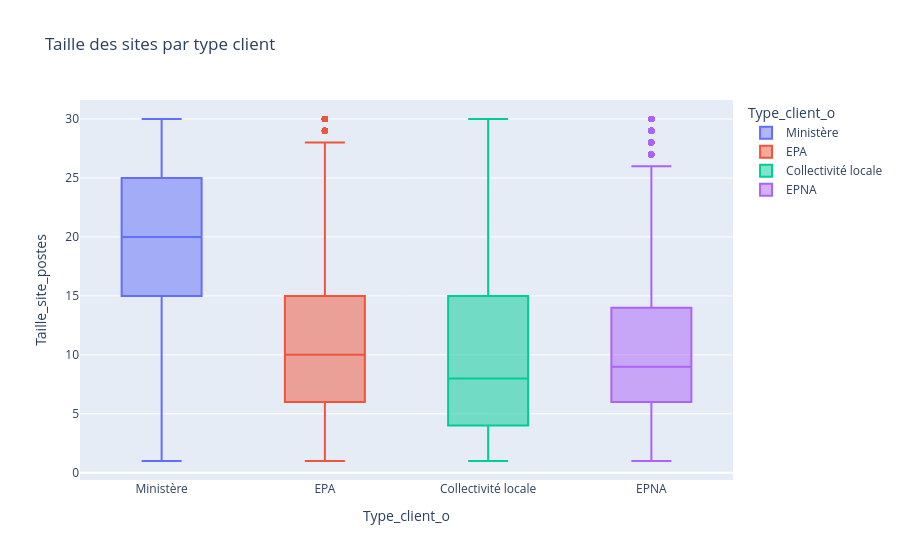

Write notebook code for a chart like this one.
### Code cell
fig = px.box(
    df,
    x="Type_client_o",
    y="Taille_site_postes",
    color="Type_client_o",
    title="Taille des sites par type client"
)

fig.show()

### Figure 1 — Plotly figure (JSON) as saved in the notebook; plotly's stock layout.template omitted (floating-point values rounded to 4 significant figures; data arrays with more than 128 entries replaced by an {"elided": "..."} marker saying what was removed)
{"data": [{"alignmentgroup": "True", "hovertemplate": "Type_client_o=%{x}<br>Taille_site_postes=%{y}<extra></extra>", "legendgroup": "Ministère", "marker": {"color": "#636efa"}, "name": "Ministère", "notched": false, "offsetgroup": "Ministère", "orientation": "v", "showlegend": true, "type": "box", "x": {"elided": "3647 str values"}, "x0": " ", "xaxis": "x", "y": {"elided": "3647 int values"}, "y0": " ", "yaxis": "y"}, {"alignmentgroup": "True", "hovertemplate": "Type_client_o=%{x}<br>Taille_site_postes=%{y}<extra></extra>", "legendgroup": "EPA", "marker": {"color": "#EF553B"}, "name": "EPA", "notched": false, "offsetgroup": "EPA", "orientation": "v", "showlegend": true, "type": "box", "x": {"elided": "3647 str values"}, "x0": " ", "xaxis": "x", "y": {"elided": "3647 int values"}, "y0": " ", "yaxis": "y"}, {"alignmentgroup": "True", "hovertemplate": "Type_client_o=%{x}<br>Taille_site_postes=%{y}<extra></extra>", "legendgroup": "Collectivité locale", "marker": {"color": "#00cc96"}, "name": "Collectivité locale", "notched": false, "offsetgroup": "Collectivité locale", "orientation": "v", "showlegend": true, "type": "box", "x": {"elided": "3699 str values"}, "x0": " ", "xaxis": "x", "y": {"elided": "3699 int values"}, "y0": " ", "yaxis": "y"}, {"alignmentgroup": "True", "hovertemplate": "Type_client_o=%{x}<br>Taille_site_postes=%{y}<extra></extra>", "legendgroup": "EPNA", "marker": {"color": "#ab63fa"}, "name": "EPNA", "notched": false, "offsetgroup": "EPNA", "orientation": "v", "showlegend": true, "type": "box", "x": {"elided": "3747 str values"}, "x0": " ", "xaxis": "x", "y": {"elided": "3747 int values"}, "y0": " ", "yaxis": "y"}], "layout": {"boxmode": "overlay", "legend": {"title": {"text": "Type_client_o"}, "tracegroupgap": 0}, "title": {"text": "Taille des sites par type client"}, "xaxis": {"anchor": "y", "categoryarray": ["Ministère", "EPA", "Collectivité locale", "EPNA"], "categoryorder": "array", "domain": [0, 1], "title": {"text": "Type_client_o"}}, "yaxis": {"anchor": "x", "domain": [0, 1], "title": {"text": "Taille_site_postes"}}}}
